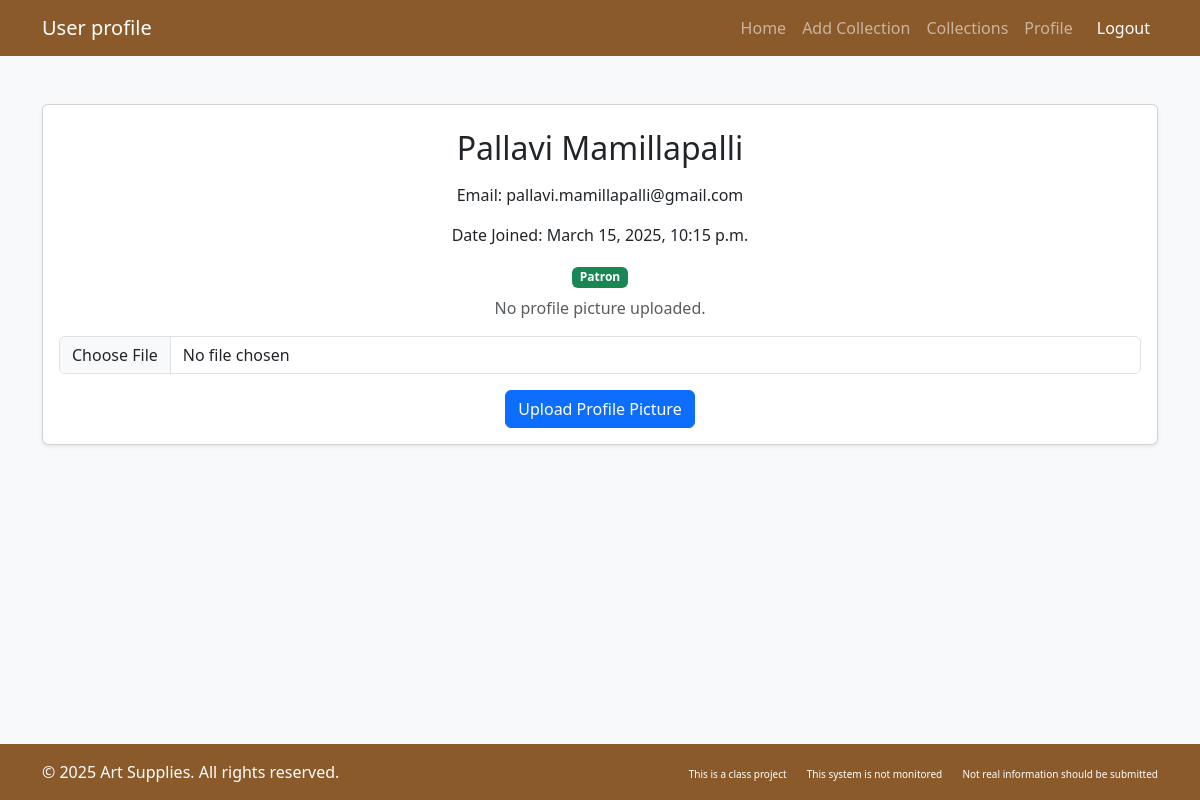
/artlibrary/profile/ (signed in), run on the app's committed database.
### artlibrary/models.py (models this page shows, shortened)
class CustomUser(AbstractUser):
    profile_pic = models.ImageField(
        storage=S3Boto3Storage(),
        upload_to='profile_pics/',
        null=True,
        blank=True
    )
    date_joined = models.DateTimeField(auto_now_add=True)
    roles = (('patron', 'Patron'), ('librarian', 'Librarian'), ('anonymous', 'Anonymous'))
    user_role = models.CharField(max_length=12, choices=roles, default='patron')
    email = models.EmailField(blank=True, max_length=254, verbose_name='email address')

### artlibrary/views.py (the view)
# urls.py: path('profile/', views.profile, name='profile'),
def profile(request):
    return render(request,'artlibrary/userprofile.html')

### artlibrary/templates/artlibrary/userprofile.html (shortened to what this page needs)
{% load django_bootstrap5 %}
<!DOCTYPE html>
<html lang="en">
<head>
    {% bootstrap_css %}
</head>
<nav class="navbar navbar-expand-lg navbar-dark bg-brown">
    <div class="container">
        <a class="navbar-brand" href="#">User profile</a>
        <div class="collapse navbar-collapse" id="navbarNav">
            <ul class="navbar-nav ms-auto">
                <li class="nav-item"><a class="nav-link" href="{% url 'dashboard' %}">Home</a></li>
                {% if request.user.user_role != "anonymous_user" %}
                <li class="nav-item"><a class="nav-link" href="{% url 'add_collection' %}">Add Collection</a></li>
                {% endif %}
                <li class="nav-item"><a class="nav-link" href="{% url 'collections' %}">Collections</a></li>
                {% if request.user.user_role != "anonymous_user" %}
                <li class="nav-item"><a class="nav-link" href="{% url 'profile' %}">Profile</a></li>
                {% endif %}
                <li class="nav-item">
                    <a class="nav-link btn btn-danger btn-sm text-white ms-2" href="{% url 'logout' %}">Logout</a>
                </li>
            </ul>
        </div>
    </div>
</nav>
<body class="bg-light">
   <div class="container mt-5">
    <div class="card shadow-sm">
        <div class="card-body text-center">
            <div class="col-12 mt-2">
                <h2 class="mb-3">{{ request.user.get_full_name }}</h2>
                <p>Email: {{ request.user.email }}</p>
                <p>Date Joined: {{ request.user.date_joined }}</p>
                <span class="badge bg-success text-capitalize">{{request.user.user_role}}</span>
            </div>
             <div class="col-12 mt-2">
                {% if request.user.profile_pic %}
                    <img src="{{ request.user.profile_pic.url }}" alt="Profile Picture" class="rounded-circle mb-3" style="width: 150px; height: 150px; object-fit: cover;">
                {% else %}
                    <p class="text-muted">No profile picture uploaded.</p>
                {% endif %}
             </div>
            <form method="POST" enctype="multipart/form-data" action="{% url 'update_profile' %}" class="mt-3">
                <div class="mb-3">
                    <input type="file" name="profile_pic" class="form-control">
                </div>
                {% if request.user.profile_pic %}
                <button type="submit" class="btn btn-primary">Change Profile Picture</button>
                {% else %}
                <button type="submit" class="btn btn-primary">Upload Profile Picture</button>
                {% endif %}
            </form>
        </div>
    </div>
</div>
</body>
<footer class="py-3 bg-dark text-white mt-auto bg-brown">
    <div class="container">
        <div class="row">
            <div class="col-md-6">
                <p class="mb-0">&copy; 2025 Art Supplies. All rights reserved.</p>
            </div>
            <div class="col-md-6 text-md-end">
                <a href="#" class="text-white text-decoration-none me-3" style="font-size: 10px;">This is a class project</a>
                <a href="#" class="text-white text-decoration-none me-3" style="font-size: 10px;">This system is not monitored</a>
                <a href="#" class="text-white text-decoration-none" style="font-size: 10px;">Not real information should be submitted</a>
            </div>
        </div>
    </div>
</footer>
</html>

### artlibrary/templates/artlibrary/userprofile.html (style rules this page uses)
:root { --bs-primary: #8B5A2B; --bs-primary-rgb: 139, 90, 43; --bs-secondary: #A67C52; --bs-secondary-rgb: 166, 124, 82; --bs-dark: #5D4037; }
body { min-height: 100vh; display: flex; flex-direction: column; }
.bg-brown { background-color: #8B5A2B !important; }

### data on the page
CustomUser: user.get_full_name "Pallavi Mamillapalli", user.email "pallavi.mamillapalli@gmail.com", user.date_joined "March 15, 2025, 10:15 p.m.", user.user_role "Patron"
